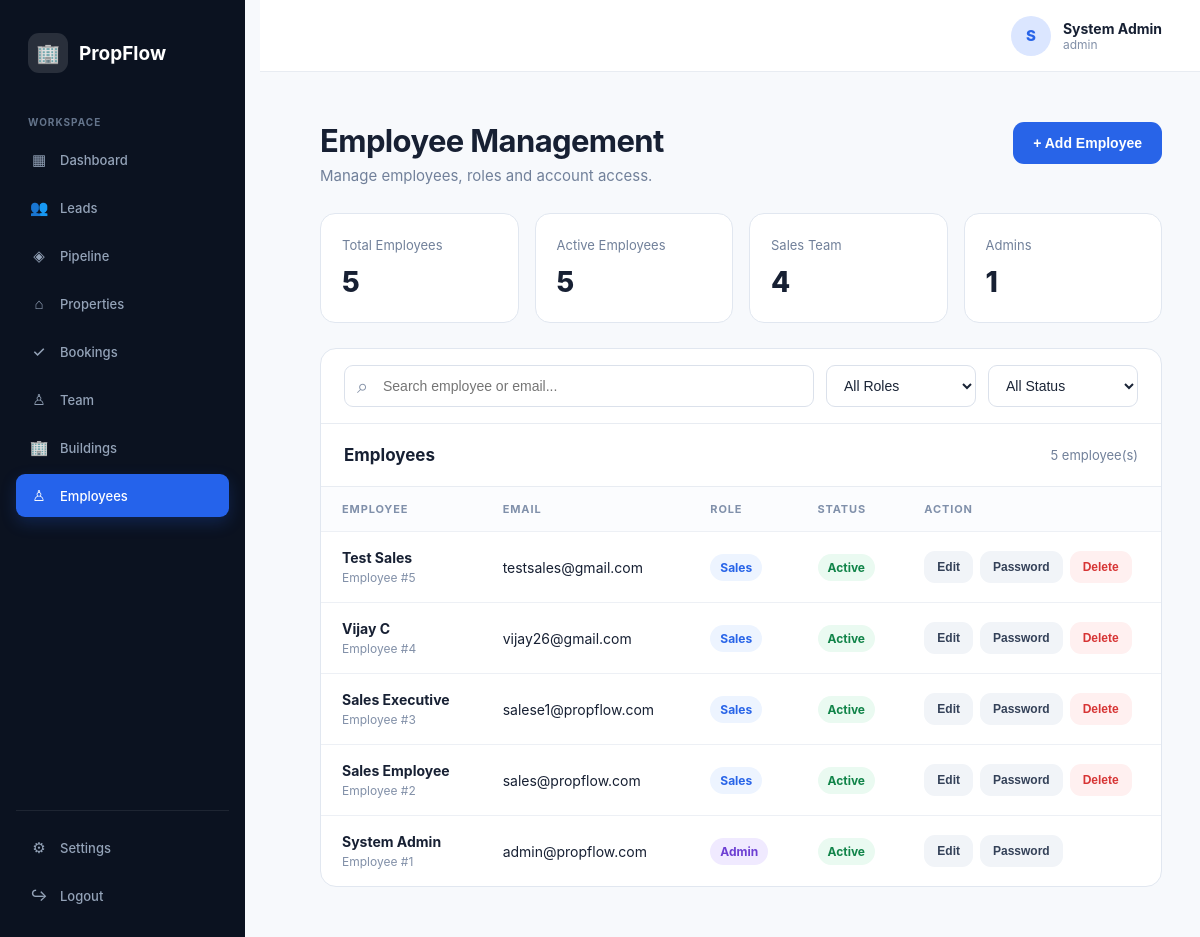
Page /admin/employees.php (signed in) on the committed database.
### tables this page shows
CREATE TABLE `users` (
  `id` int(10) UNSIGNED NOT NULL,
  `name` varchar(100) NOT NULL,
  `email` varchar(150) NOT NULL,
  `password` varchar(255) NOT NULL,
  `role` enum('admin','sales') NOT NULL DEFAULT 'sales',
  `status` enum('active','inactive') NOT NULL DEFAULT 'active',
  `created_at` timestamp NOT NULL DEFAULT current_timestamp(),
  `updated_at` timestamp NOT NULL DEFAULT current_timestamp() ON UPDATE current_timestamp()
);

### includes/auth.php (called while the page is built, shortened)
<?php
function currentUser()
{
    return $_SESSION['user'] ?? null;
}

### admin/employees.php (the view, shortened to what this page needs)
<?php
require_once "../includes/auth.php";
require_once "../config/database.php";
$user = currentUser();
function e($value)
{
    return htmlspecialchars((string)$value, ENT_QUOTES, 'UTF-8');
}
$totalEmployees = (int)$pdo->query(" SELECT COUNT(*)
    FROM users
")->fetchColumn();
$activeEmployees = (int)$pdo->query(" SELECT COUNT(*)
    FROM users
    WHERE status = 'active'
")->fetchColumn();
$salesEmployees = (int)$pdo->query(" SELECT COUNT(*)
    FROM users
    WHERE role = 'sales'
")->fetchColumn();
$adminEmployees = (int)$pdo->query("
    SELECT COUNT(*)
    FROM users
    WHERE role = 'admin'
")->fetchColumn();
$employeesStmt = $pdo->query("
    SELECT
        id,
        name,
        email,
        role,
        status
    FROM users
    ORDER BY id DESC
");
$employees = $employeesStmt->fetchAll(PDO::FETCH_ASSOC);
?>
<!DOCTYPE html>
<html lang="en">
<head>
</head>
<body>
<aside class="sidebar">
    <div class="brand">
        <div class="brand-icon">
            🏢
        </div>
        <div class="brand-name">
            PropFlow
        </div>
    </div>
    <div class="menu-title">
        Workspace
    </div>
    <nav class="nav">
        <a href="dashboard.php">
            <span class="nav-icon">▦</span>
            <span>Dashboard</span>
        </a>
        <a href="leads.php">
            <span class="nav-icon">👥</span>
            <span>Leads</span>
        </a>
        <a href="pipeline.php">
            <span class="nav-icon">◈</span>
            <span>Pipeline</span>
        </a>
        <a href="properties.php">
            <span class="nav-icon">⌂</span>
            <span>Properties</span>
        </a>
        <a href="bookings.php">
            <span class="nav-icon">✓</span>
            <span>Bookings</span>
        </a>
        <a href="team.php">
            <span class="nav-icon">♙</span>
            <span>Team</span>
        </a>
        <a href="buildings.php">
            <span class="nav-icon">🏢</span>
            <span>Buildings</span>
        </a>
        <a href="employees.php" class="active">
            <span class="nav-icon">♙</span>
            <span>Employees</span>
        </a>
    </nav>
    <div class="sidebar-bottom">
        <nav class="nav">
            <a href="settings.php">
                <span class="nav-icon">⚙</span>
                <span>Settings</span>
            </a>
            <a href="../logout.php">
                <span class="nav-icon">↪</span>
                <span>Logout</span>
            </a>
        </nav>
    </div>
</aside>
<header class="topbar">
    <div class="admin">
        <div class="avatar">
            <?php
            echo strtoupper(
                substr(
                    $user['name'] ?? 'A',
                    0,
                    1
                )
            );
            ?>
        </div>
        <div>
            <div class="admin-name">
                <?= e($user['name'] ?? 'System Admin') ?>
            </div>
            <div class="admin-role">
                <?= e($user['role'] ?? 'admin') ?>
            </div>
        </div>
    </div>
</header>
<main class="main">
    <div class="page-head">
        <div>
            <h1 class="page-title">
                Employee Management
            </h1>
            <p class="page-subtitle">
                Manage employees, roles and account access.
            </p>
        </div>
        <button
            type="button"
            class="btn btn-primary"
            onclick="openAddModal()"
        >
            + Add Employee
        </button>
    </div>
    <section class="stats">
        <div class="stat">
            <div class="stat-label">
                Total Employees
            </div>
            <div class="stat-value">
                <?= number_format($totalEmployees) ?>
            </div>
        </div>
        <div class="stat">
            <div class="stat-label">
                Active Employees
            </div>
            <div class="stat-value">
                <?= number_format($activeEmployees) ?>
            </div>
        </div>
        <div class="stat">
            <div class="stat-label">
                Sales Team
            </div>
            <div class="stat-value">
                <?= number_format($salesEmployees) ?>
            </div>
        </div>
        <div class="stat">
            <div class="stat-label">
                Admins
            </div>
            <div class="stat-value">
                <?= number_format($adminEmployees) ?>
            </div>
        </div>
    </section>
    <section class="card">
        <div class="filters">
            <div class="search-box">
                <span class="search-icon">
                </span>
                <input
                    type="text"
                    id="employeeSearch"
                    class="filter-control"
                    placeholder="Search employee or email..."
                    oninput="filterEmployees()"
                >
            </div>
            <select
                id="roleFilter"
                class="filter-control role-filter"
                onchange="filterEmployees()"
            >
                <option value="all">
                    All Roles
                </option>
            </select>
            <select
                id="statusFilter"
                class="filter-control status-filter"
                onchange="filterEmployees()"
            >
                <option value="all">
                    All Status
                </option>
            </select>
        </div>
        <div class="card-head">
            <h2 class="card-title">
                Employees
            </h2>
            <div class="card-count">
                <?= count($employees) ?> employee(s)
            </div>
        </div>
        <?php if (empty($employees)): ?>
            <div class="empty">
                <div class="empty-icon">
                    👥
                </div>
                <div class="empty-title">
                    No employees yet
                </div>
                <div>
                    Add your first employee.
                </div>
            </div>
        <?php else: ?>
            <div class="table-wrap">
                <table>
                    <thead>
                        <tr>
                            <th>
                                Employee
                            </th>
                            <th>
                                Email
                            </th>
                            <th>
                                Role
                            </th>
                            <th>
                                Status
                            </th>
                            <th>
                                Action
                            </th>
                        </tr>
                    </thead>
                    <tbody>
                    <?php foreach ($employees as $employee): ?>
                        <tr
                            class="employee-row"
                            data-search="<?= e(
                                strtolower(
                                    ($employee['name'] ?? '') .
                                    ' ' .
                                    ($employee['email'] ?? '')
                                )
                            ) ?>"
                            data-role="<?= e(
                                strtolower(
                                    $employee['role'] ?? ''
                                )
                            ) ?>"
                            data-status="<?= e(
                                strtolower(
                                    $employee['status'] ?? ''
                                )
                            ) ?>"
                        >
                            <td>
                                <div class="primary-text">
                                    <?= e($employee['name']) ?>
                                </div>
                                <div class="secondary-text">
                                    Employee #<?= e($employee['id']) ?>
                                </div>
                            </td>
                            <td>
                                <?= e($employee['email']) ?>
                            </td>
                            <td>
                                <?php
                                $role =
                                    strtolower(
                                        $employee['role'] ?? ''
                                    );
                                ?>
                                <?php if ($role === 'admin'): ?>
                                    <span class="badge badge-admin">
                                        Admin
                                    </span>
                                <?php else: ?>
                                    <span class="badge badge-sales">
                                        Sales
                                    </span>
                                <?php endif; ?>
                            </td>
                            <td>
                                <?php
                                $status =
                                    strtolower(
                                        $employee['status'] ?? ''
                                    );
                                ?>
                                <?php if ($status === 'active'): ?>
                                    <span class="badge badge-active">
                                        Active
                                    </span>
                                <?php else: ?>
                                    <span class="badge badge-inactive">
                                        Inactive
                                    </span>
                                <?php endif; ?>
                            </td>
                            <td>
                                <div class="action-group">
                                    <button
                                        type="button"
                                        class="btn btn-secondary"
                                        onclick='openEditModal(
                                            <?= json_encode(
                                                (int)$employee["id"]
                                            ) ?>,
                                            <?= json_encode(
                                                $employee["name"]
                                            ) ?>,
                                            <?= json_encode(
                                                $employee["email"]
                                            ) ?>,
                                            <?= json_encode(
                                                strtolower(
                                                    $employee["role"]
                                                )
                                            ) ?>,
                                            <?= json_encode(
                                                strtolower(
                                                    $employee["status"]
                                                )
                                            ) ?>
                                        )'
                                    >
                                        Edit
                                    </button>
                                    <button
                                        type="button"
                                        class="btn btn-secondary"
                                        onclick='openPasswordModal(
                                            <?= json_encode(
                                                (int)$employee["id"]
                                            ) ?>,
                                            <?= json_encode(
                                                $employee["name"]
                                            ) ?>
                                        )'
                                    >
                                        Password
                                    </button>
                                    <?php
                                    $isCurrentUser =
                                        (int)$employee['id'] ===
                                        (int)($user['id'] ?? 0);
                                    ?>
                                    <?php if (!$isCurrentUser): ?>
                                        <form
                                            method="POST"
                                            onsubmit="return confirm(
                                                'Are you sure you want to delete this employee?'
                                            );"
                                        >
                                            <button
                                                type="submit"
                                                class="btn btn-danger"
                                            >
                                                Delete
                                            </button>
                                        </form>
                                    <?php endif; ?>
                                </div>
                            </td>
                        </tr>
                    <?php endforeach; ?>
                    </tbody>
                </table>
            </div>
        <?php endif; ?>
    </section>
</main>
</body>
</html>

### rows in the picture
users: name "S", name "System Admin", role "admin", id "1", email "admin@propflow.com", status "Active"
users: name "Test Sales", id "5", email "testsales@gmail.com", role "Sales", status "Active"
users: name "Vijay C", id "4", email "vijay26@gmail.com", role "Sales", status "Active"
users: name "Sales Executive", id "3", email "salese1@propflow.com", role "Sales", status "Active"
users: name "Sales Employee", id "2", email "sales@propflow.com", role "Sales", status "Active"

### other values in the picture
$totalEmployees "5"
$activeEmployees "5"
$salesEmployees "4"
$adminEmployees "1"
count($employees) "5"
